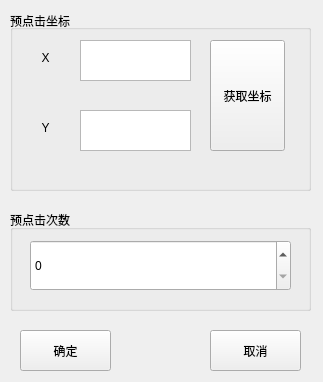
<?xml version="1.0" encoding="UTF-8"?>
<ui version="4.0">
 <class>PreClickWindow</class>
 <widget class="QMainWindow" name="PreClickWindow">
  <property name="geometry">
   <rect>
    <x>0</x>
    <y>0</y>
    <width>323</width>
    <height>382</height>
   </rect>
  </property>
  <property name="windowTitle">
   <string>获取预点击操作信息</string>
  </property>
  <widget class="QWidget" name="centralwidget">
   <widget class="QGroupBox" name="PosGetter">
    <property name="geometry">
     <rect>
      <x>10</x>
      <y>10</y>
      <width>301</width>
      <height>181</height>
     </rect>
    </property>
    <property name="title">
     <string>预点击坐标</string>
    </property>
    <property name="alignment">
     <set>Qt::AlignLeading|Qt::AlignLeft|Qt::AlignVCenter</set>
    </property>
    <widget class="QTextEdit" name="PosX">
     <property name="geometry">
      <rect>
       <x>70</x>
       <y>30</y>
       <width>111</width>
       <height>41</height>
      </rect>
     </property>
    </widget>
    <widget class="QLabel" name="label">
     <property name="geometry">
      <rect>
       <x>20</x>
       <y>40</y>
       <width>31</width>
       <height>16</height>
      </rect>
     </property>
     <property name="text">
      <string>X</string>
     </property>
     <property name="alignment">
      <set>Qt::AlignCenter</set>
     </property>
    </widget>
    <widget class="QTextEdit" name="PosY">
     <property name="geometry">
      <rect>
       <x>70</x>
       <y>100</y>
       <width>111</width>
       <height>41</height>
      </rect>
     </property>
    </widget>
    <widget class="QLabel" name="label_2">
     <property name="geometry">
      <rect>
       <x>20</x>
       <y>110</y>
       <width>31</width>
       <height>16</height>
      </rect>
     </property>
     <property name="text">
      <string>Y</string>
     </property>
     <property name="alignment">
      <set>Qt::AlignCenter</set>
     </property>
    </widget>
    <widget class="QPushButton" name="BtnGetPos">
     <property name="geometry">
      <rect>
       <x>200</x>
       <y>30</y>
       <width>75</width>
       <height>111</height>
      </rect>
     </property>
     <property name="text">
      <string>获取坐标</string>
     </property>
    </widget>
   </widget>
   <widget class="QGroupBox" name="CountGetter">
    <property name="geometry">
     <rect>
      <x>10</x>
      <y>210</y>
      <width>301</width>
      <height>101</height>
     </rect>
    </property>
    <property name="title">
     <string>预点击次数</string>
    </property>
    <widget class="QSpinBox" name="ClickCount">
     <property name="geometry">
      <rect>
       <x>20</x>
       <y>30</y>
       <width>261</width>
       <height>51</height>
      </rect>
     </property>
    </widget>
   </widget>
   <widget class="QPushButton" name="BtnOK">
    <property name="geometry">
     <rect>
      <x>20</x>
      <y>330</y>
      <width>91</width>
      <height>41</height>
     </rect>
    </property>
    <property name="text">
     <string>确定</string>
    </property>
   </widget>
   <widget class="QPushButton" name="BtnCancel">
    <property name="geometry">
     <rect>
      <x>210</x>
      <y>330</y>
      <width>91</width>
      <height>41</height>
     </rect>
    </property>
    <property name="text">
     <string>取消</string>
    </property>
   </widget>
  </widget>
 </widget>
 <resources/>
 <connections/>
</ui>
